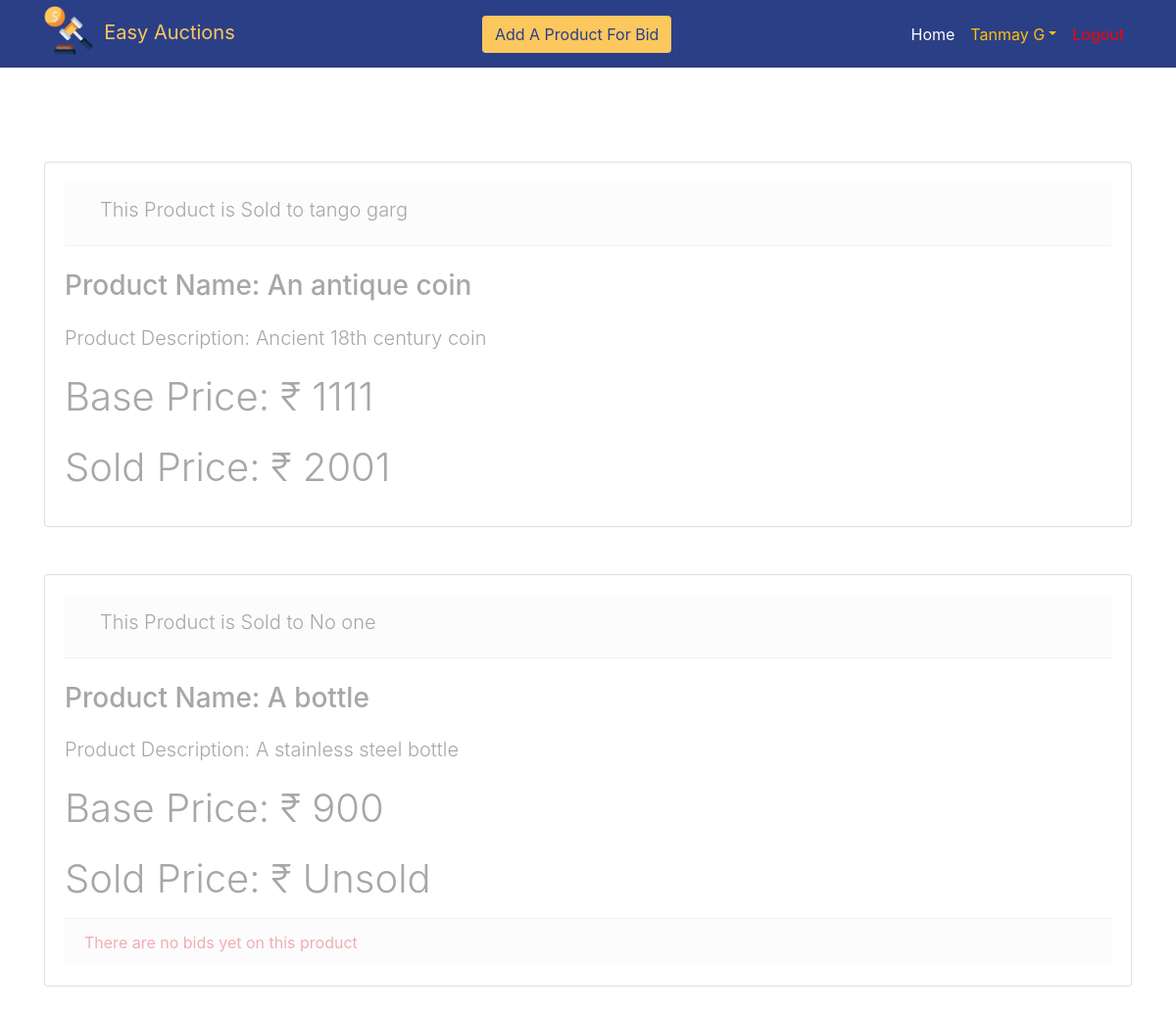
The app's page /product.php (signed in) with its own data.
### tables this page shows
CREATE TABLE `tbl_product` (
  `pro_id` int(11) NOT NULL,
  `name` varchar(20) NOT NULL,
  `price` int(11) NOT NULL,
  `description` varchar(250) NOT NULL,
  `uid` int(11) NOT NULL,
  `bidstarttime` datetime NOT NULL,
  `bidendtime` datetime NOT NULL,
  `status` enum('On Sale','Sold','Disable') NOT NULL DEFAULT 'On Sale'
);

CREATE TABLE `user` (
  `uid` int(11) NOT NULL,
  `email` varchar(50) NOT NULL,
  `password` varchar(50) NOT NULL,
  `name` varchar(50) NOT NULL,
  `surname` varchar(50) NOT NULL,
  `gender` varchar(50) NOT NULL,
  `hobby` varchar(100) NOT NULL,
  `country` int(11) NOT NULL,
  `dor` datetime NOT NULL,
  `status` enum('Enable','Disable') NOT NULL DEFAULT 'Enable'
);

CREATE TABLE `tbl_bid` (
  `pro_id` int(11) NOT NULL,
  `uid` int(11) NOT NULL,
  `bid_amount` int(11) NOT NULL,
  `bid_id` int(11) NOT NULL
);

### product.php (the view, shortened to what this page needs)
<?php
include('db.php');
if(isset($_SESSION['user'])) {
    $row_c = $_SESSION['user'];
}
?>
<!DOCTYPE html>
<html>
<?php include 'head.php'; ?>
<body>
    <?php include 'nav.php'; ?>
    <div class="container mt-5 mb-5">
        <div class="card-deck mt-5">
            <?php
            $query1 = "select * from tbl_product where uid = $row_c->uid ORDER BY pro_id DESC";
            $run_q1 = $con->query($query1);
            while ($row_q1 = $run_q1->fetch_object()) {
                $query2 = "select * from tbl_bid where pro_id = $row_q1->pro_id ORDER BY bid_amount DESC; ";
                $run_q2 = $con->query($query2);
                $bid_num = $run_q2->num_rows;
                if($bid_num > 0)
                {
                    $res_q2 = $run_q2->fetch_object();
                    $buyer_id = $res_q2->uid;
                    $query_user = "select * from user where uid = '$buyer_id'";
                    $run_user = $con->query($query_user);
                    $row_user = $run_user->fetch_object();
                    $name = $row_user->name. " " . $row_user->surname;
                    $final_price = ($res_q2)->bid_amount;
                }
                else
                {
                    $name = "No one";
                    $final_price = "Unsold";
                }
                ?>
                <div class="card mt-5">
                    <div class="card-body <?php if ($row_q1->status == 'Sold') { echo 'sold';} ?>">
                        <div class="card-header mb-3 flex-container">
                            <div class="mr-3 ml-3 mt-1 mb-1">
                                <?php if($row_q1->status == 'Sold') { ?>
                                    <h5 class="font-weight-light">This Product is&nbsp;<?php echo $row_q1->status; ?> to <?php echo $name ?> </h5>
                                <?php }
                                else { ?>
                                    <h5 class="font-weight-light">This Product is&nbsp;<?php echo $row_q1->status; ?></h5>
                                <?php } ?>
                            </div>
                        </div>
                        <h3 class="card-title mt-4">Product&nbsp;Name:&nbsp;<?php echo $row_q1->name; ?></h3>
                        <div class="item"><h5 class="card-text mt-4 mr-5 font-weight-light">Product&nbsp;Description:&nbsp;<?php echo $row_q1->description; ?></h5></div>
                         <h1 class="card-text mt-4 mb-3 font-weight-light">Base Price:&nbsp;&#8377;&nbsp;<?php echo $row_q1->price; ?></h1>
                        <?php if ($row_q1->status == 'Sold') { ?>
						<h1 class="card-text mt-4 mb-3 font-weight-light">Sold Price:&nbsp;&#8377;&nbsp;<?php echo $final_price; ?></h1>
                        <?php } ?>
                            <?php
                        if ($bid_num == 0 ) {
                        ?>
                            <div class="card-footer text-danger">
                                <?php
                                echo "There are no bids yet on this product";
                                ?>
                            </div>
                        <?php
                    }
                        ?>
                    </div>
                </div>
            <?php
            }
            ?>
        </div>
    </div>
</body>
</html>

### product.php (style rules this page uses)
body { /background-color: rgba(23, 162, 184, .3);/ }
.card-deck { flex-direction: column; }
.card-body { /background-color: rgba(207, 106, 135, .65);/ background-color: #ddd; /color: #e5e5e5;/ border: none; border-radius: 5px; }
.sold { background-color: none; opacity: .4; }
.flex-container { display: flex; justify-content: space-between; }
.card-header { position: relative; }

### records on screen
tbl_product: status "Sold", user.name+surname "tango garg", name "An antique coin", description "Ancient 18th century coin", price "1111", tbl_bid.bid_amount "2001"
tbl_product: status "Sold", name "No one", name "A bottle", description "A stainless steel bottle", price "900", final_price "Unsold", shows "There are no bids yet on this product"

### other values on screen
$row_c->name "Tanmay"
$row_c->surname "G"
